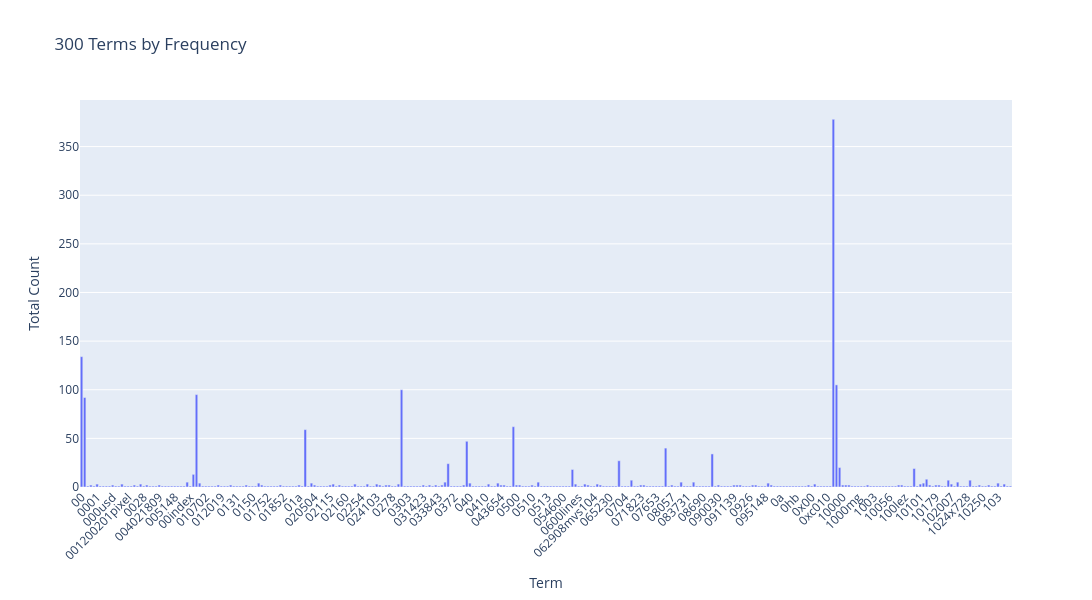

Write notebook code for a chart like this one.
### Markdown cell above
### >>> **Exercise 13 (take home):** 
The chart above only contains 300 vocabulary in the documents, and it's already computationally intensive to both compute and visualize. Can you efficiently reduce the number of terms you want to visualize as an exercise.

### Code cell
# Answer here
# Select top n frequent terms
n = 300
# Extract corresponding terms and frequencies
terms = count_vect.get_feature_names_out()[:n]
frequencies = term_frequencies[:n]

# Build DataFrame
df = pd.DataFrame({"Term": terms, "Frequency": frequencies})

# Interactive Plotly bar chart
fig = px.bar(df, x="Term", y="Frequency", title=f"{n} Terms by Frequency",
             labels={"Frequency": "Total Count"}, hover_data={"Term": True, "Frequency": True})
fig.update_layout(xaxis_tickangle=-45, height=600, width=1200)
fig.show()

### Figure 1 — Plotly figure (JSON) as saved in the notebook; plotly's stock layout.template omitted (floating-point values rounded to 4 significant figures; data arrays with more than 128 entries replaced by an {"elided": "..."} marker saying what was removed)
{"data": [{"hovertemplate": "Term=%{x}<br>Total Count=%{y}<extra></extra>", "legendgroup": "", "marker": {"color": "#636efa", "pattern": {"shape": ""}}, "name": "", "orientation": "v", "showlegend": false, "textposition": "auto", "type": "bar", "x": {"elided": "300 str values"}, "xaxis": "x", "y": {"elided": "300 int values"}, "yaxis": "y"}], "layout": {"barmode": "relative", "height": 600, "legend": {"tracegroupgap": 0}, "title": {"text": "300 Terms by Frequency"}, "width": 1200, "xaxis": {"anchor": "y", "domain": [0, 1], "tickangle": -45, "title": {"text": "Term"}}, "yaxis": {"anchor": "x", "domain": [0, 1], "title": {"text": "Total Count"}}}}
